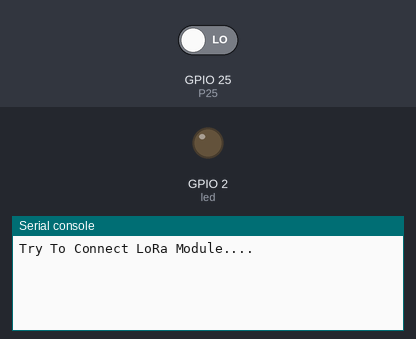
This program was run on a simulated ESP32 board running MicroPython. Shown: output pins drawn as LEDs (lit = HIGH), the last lines printed to the serial console. The inputs (shaded band) are chosen by the test bench; at power-on: GPIO 25 (P25) LOW. The modem accepts every AT command (registered, SIM ready, sends succeed) and sends nothing else; the clock reads 2024-03-15 10:24:30 at power-on unless the program sets it.

Above: at 1.2 s.
1.3 s: GPIO 25 (P25) driven HIGH
At 4.4 s:
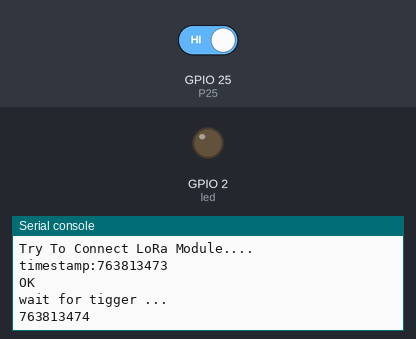
4.5 s: GPIO 25 (P25) driven LOW
At 6.1 s:
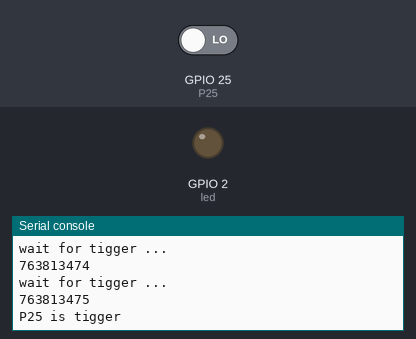
Timing chart, 0 to 7.6 s (numbered marks = the images above; inputs shaded):
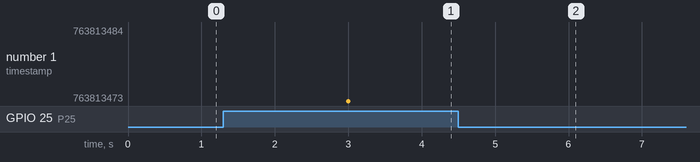

The program:

uplink_VR_val_every10secs.py
```python
import time
from machine import Pin
from machine import UART
P25 = Pin(25,Pin.IN)
led = Pin(2,Pin.OUT)
u = UART(1, baudrate=9600)
u.init(9600, bits=8, parity=None, stop=1)
print("Try To Connect LoRa Module....")

try:
    while True:
      u.write("AT+DTTX\n")
      time.sleep(3)
      print("timestamp:" + str(time.time()))
      data_list = u.read().splitlines()
      for i in data_list:
        if i:
          print (i.decode())
          #print (i)
      while P25.value():
        time.sleep(1)
        print("wait for tigger ...")
        print(time.time())
      print("P25 is tigger")
except Exception as error:
    print('An exception occurred: {}'.format(error))
    pass
```

Measured:
- after the input at 1.3 s, the serial console: prints a new line after 2.7 s (image 1)
- after the input at 4.5 s, the serial console: prints a new line after 0.50 s (image 2)
